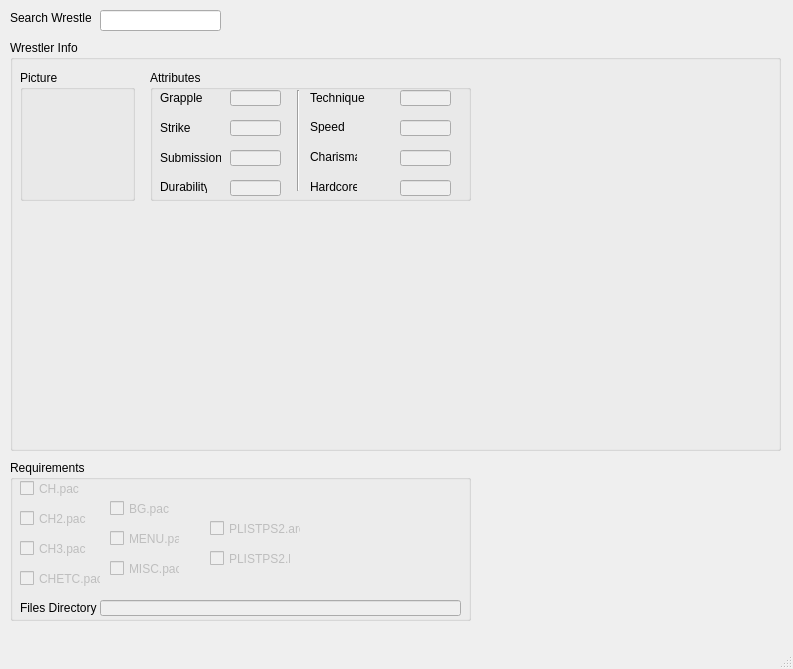
<?xml version="1.0" encoding="UTF-8"?>
<ui version="4.0">
 <class>Interface</class>
 <widget class="QMainWindow" name="Interface">
  <property name="geometry">
   <rect>
    <x>0</x>
    <y>0</y>
    <width>793</width>
    <height>669</height>
   </rect>
  </property>
  <property name="windowTitle">
   <string>Smackdown Vs Raw Editor</string>
  </property>
  <widget class="QWidget" name="centralwidget">
   <widget class="QLineEdit" name="wrestlerLineEdit">
    <property name="geometry">
     <rect>
      <x>100</x>
      <y>10</y>
      <width>121</width>
      <height>21</height>
     </rect>
    </property>
   </widget>
   <widget class="QLabel" name="wrestlerLabel">
    <property name="geometry">
     <rect>
      <x>10</x>
      <y>10</y>
      <width>81</width>
      <height>16</height>
     </rect>
    </property>
    <property name="text">
     <string>Search Wrestler</string>
    </property>
   </widget>
   <widget class="QGroupBox" name="wrestlerGroupBox">
    <property name="geometry">
     <rect>
      <x>10</x>
      <y>40</y>
      <width>771</width>
      <height>411</height>
     </rect>
    </property>
    <property name="title">
     <string>Wrestler Info</string>
    </property>
    <widget class="QGroupBox" name="imageGroupBox">
     <property name="geometry">
      <rect>
       <x>10</x>
       <y>30</y>
       <width>115</width>
       <height>131</height>
      </rect>
     </property>
     <property name="title">
      <string>Picture</string>
     </property>
     <widget class="QLabel" name="wrestlerImage">
      <property name="geometry">
       <rect>
        <x>10</x>
        <y>10</y>
        <width>100</width>
        <height>100</height>
       </rect>
      </property>
      <property name="styleSheet">
       <string notr="true">border-color: 3px solid black;</string>
      </property>
      <property name="frameShadow">
       <enum>QFrame::Plain</enum>
      </property>
      <property name="text">
       <string/>
      </property>
     </widget>
    </widget>
    <widget class="QGroupBox" name="attributesGroupBox">
     <property name="geometry">
      <rect>
       <x>140</x>
       <y>30</y>
       <width>321</width>
       <height>131</height>
      </rect>
     </property>
     <property name="title">
      <string>Attributes</string>
     </property>
     <widget class="QLabel" name="grappleLabel">
      <property name="geometry">
       <rect>
        <x>10</x>
        <y>20</y>
        <width>61</width>
        <height>16</height>
       </rect>
      </property>
      <property name="text">
       <string>Grapple</string>
      </property>
     </widget>
     <widget class="QLabel" name="strikeLabel">
      <property name="geometry">
       <rect>
        <x>10</x>
        <y>50</y>
        <width>51</width>
        <height>16</height>
       </rect>
      </property>
      <property name="text">
       <string>Strike</string>
      </property>
     </widget>
     <widget class="QLabel" name="submissionLabel">
      <property name="geometry">
       <rect>
        <x>10</x>
        <y>80</y>
        <width>61</width>
        <height>16</height>
       </rect>
      </property>
      <property name="text">
       <string>Submission</string>
      </property>
     </widget>
     <widget class="QLabel" name="durabilityLabel">
      <property name="geometry">
       <rect>
        <x>10</x>
        <y>110</y>
        <width>47</width>
        <height>13</height>
       </rect>
      </property>
      <property name="text">
       <string>Durability</string>
      </property>
     </widget>
     <widget class="Line" name="attributesLine">
      <property name="geometry">
       <rect>
        <x>140</x>
        <y>20</y>
        <width>16</width>
        <height>101</height>
       </rect>
      </property>
      <property name="orientation">
       <enum>Qt::Vertical</enum>
      </property>
     </widget>
     <widget class="QLabel" name="techniqueLabel">
      <property name="geometry">
       <rect>
        <x>160</x>
        <y>20</y>
        <width>61</width>
        <height>16</height>
       </rect>
      </property>
      <property name="text">
       <string>Technique</string>
      </property>
     </widget>
     <widget class="QLabel" name="speedLabel">
      <property name="geometry">
       <rect>
        <x>160</x>
        <y>50</y>
        <width>47</width>
        <height>13</height>
       </rect>
      </property>
      <property name="text">
       <string>Speed</string>
      </property>
     </widget>
     <widget class="QLabel" name="charismaLabel">
      <property name="geometry">
       <rect>
        <x>160</x>
        <y>80</y>
        <width>47</width>
        <height>13</height>
       </rect>
      </property>
      <property name="text">
       <string>Charisma</string>
      </property>
     </widget>
     <widget class="QLabel" name="hardcoreLabel">
      <property name="geometry">
       <rect>
        <x>160</x>
        <y>110</y>
        <width>47</width>
        <height>13</height>
       </rect>
      </property>
      <property name="text">
       <string>Hardcore</string>
      </property>
     </widget>
     <widget class="QLineEdit" name="grappleLineEdit">
      <property name="enabled">
       <bool>false</bool>
      </property>
      <property name="geometry">
       <rect>
        <x>80</x>
        <y>20</y>
        <width>51</width>
        <height>16</height>
       </rect>
      </property>
     </widget>
     <widget class="QLineEdit" name="strikeLineEdit">
      <property name="enabled">
       <bool>false</bool>
      </property>
      <property name="geometry">
       <rect>
        <x>80</x>
        <y>50</y>
        <width>51</width>
        <height>16</height>
       </rect>
      </property>
     </widget>
     <widget class="QLineEdit" name="submissionLineEdit">
      <property name="enabled">
       <bool>false</bool>
      </property>
      <property name="geometry">
       <rect>
        <x>80</x>
        <y>80</y>
        <width>51</width>
        <height>16</height>
       </rect>
      </property>
     </widget>
     <widget class="QLineEdit" name="durabilityLineEdit">
      <property name="enabled">
       <bool>false</bool>
      </property>
      <property name="geometry">
       <rect>
        <x>80</x>
        <y>110</y>
        <width>51</width>
        <height>16</height>
       </rect>
      </property>
     </widget>
     <widget class="QLineEdit" name="techniqueLineEdit">
      <property name="enabled">
       <bool>false</bool>
      </property>
      <property name="geometry">
       <rect>
        <x>250</x>
        <y>20</y>
        <width>51</width>
        <height>16</height>
       </rect>
      </property>
     </widget>
     <widget class="QLineEdit" name="speedLineEdit">
      <property name="enabled">
       <bool>false</bool>
      </property>
      <property name="geometry">
       <rect>
        <x>250</x>
        <y>50</y>
        <width>51</width>
        <height>16</height>
       </rect>
      </property>
     </widget>
     <widget class="QLineEdit" name="charismaLineEdit">
      <property name="enabled">
       <bool>false</bool>
      </property>
      <property name="geometry">
       <rect>
        <x>250</x>
        <y>80</y>
        <width>51</width>
        <height>16</height>
       </rect>
      </property>
     </widget>
     <widget class="QLineEdit" name="hardcoreLineEdit">
      <property name="enabled">
       <bool>false</bool>
      </property>
      <property name="geometry">
       <rect>
        <x>250</x>
        <y>110</y>
        <width>51</width>
        <height>16</height>
       </rect>
      </property>
     </widget>
    </widget>
   </widget>
   <widget class="QGroupBox" name="groupBox">
    <property name="geometry">
     <rect>
      <x>10</x>
      <y>460</y>
      <width>461</width>
      <height>161</height>
     </rect>
    </property>
    <property name="title">
     <string>Requirements</string>
    </property>
    <widget class="QCheckBox" name="chCheckBox">
     <property name="enabled">
      <bool>false</bool>
     </property>
     <property name="geometry">
      <rect>
       <x>10</x>
       <y>20</y>
       <width>81</width>
       <height>17</height>
      </rect>
     </property>
     <property name="text">
      <string>CH.pac</string>
     </property>
    </widget>
    <widget class="QCheckBox" name="ch2CheckBox">
     <property name="enabled">
      <bool>false</bool>
     </property>
     <property name="geometry">
      <rect>
       <x>10</x>
       <y>50</y>
       <width>70</width>
       <height>17</height>
      </rect>
     </property>
     <property name="text">
      <string>CH2.pac</string>
     </property>
    </widget>
    <widget class="QCheckBox" name="chetcCheckBox">
     <property name="enabled">
      <bool>false</bool>
     </property>
     <property name="geometry">
      <rect>
       <x>10</x>
       <y>110</y>
       <width>81</width>
       <height>17</height>
      </rect>
     </property>
     <property name="text">
      <string>CHETC.pac</string>
     </property>
    </widget>
    <widget class="QCheckBox" name="ch3CheckBox">
     <property name="enabled">
      <bool>false</bool>
     </property>
     <property name="geometry">
      <rect>
       <x>10</x>
       <y>80</y>
       <width>70</width>
       <height>17</height>
      </rect>
     </property>
     <property name="text">
      <string>CH3.pac</string>
     </property>
    </widget>
    <widget class="QCheckBox" name="bgCheckBox">
     <property name="enabled">
      <bool>false</bool>
     </property>
     <property name="geometry">
      <rect>
       <x>100</x>
       <y>40</y>
       <width>70</width>
       <height>17</height>
      </rect>
     </property>
     <property name="text">
      <string>BG.pac</string>
     </property>
    </widget>
    <widget class="QCheckBox" name="menuCheckBox">
     <property name="enabled">
      <bool>false</bool>
     </property>
     <property name="geometry">
      <rect>
       <x>100</x>
       <y>70</y>
       <width>70</width>
       <height>17</height>
      </rect>
     </property>
     <property name="text">
      <string>MENU.pac</string>
     </property>
    </widget>
    <widget class="QCheckBox" name="miscCheckBox">
     <property name="enabled">
      <bool>false</bool>
     </property>
     <property name="geometry">
      <rect>
       <x>100</x>
       <y>100</y>
       <width>70</width>
       <height>17</height>
      </rect>
     </property>
     <property name="text">
      <string>MISC.pac</string>
     </property>
    </widget>
    <widget class="QCheckBox" name="plistPs2ArcCheckBox">
     <property name="enabled">
      <bool>false</bool>
     </property>
     <property name="geometry">
      <rect>
       <x>200</x>
       <y>60</y>
       <width>91</width>
       <height>17</height>
      </rect>
     </property>
     <property name="text">
      <string>PLISTPS2.arc</string>
     </property>
    </widget>
    <widget class="QCheckBox" name="plistPs2hCheckBox">
     <property name="enabled">
      <bool>false</bool>
     </property>
     <property name="geometry">
      <rect>
       <x>200</x>
       <y>90</y>
       <width>81</width>
       <height>17</height>
      </rect>
     </property>
     <property name="text">
      <string>PLISTPS2.h</string>
     </property>
    </widget>
    <widget class="QLabel" name="directoryLabel">
     <property name="geometry">
      <rect>
       <x>10</x>
       <y>140</y>
       <width>81</width>
       <height>16</height>
      </rect>
     </property>
     <property name="text">
      <string>Files Directory :</string>
     </property>
    </widget>
    <widget class="QLineEdit" name="direcotryLineEdit">
     <property name="enabled">
      <bool>false</bool>
     </property>
     <property name="geometry">
      <rect>
       <x>90</x>
       <y>140</y>
       <width>361</width>
       <height>16</height>
      </rect>
     </property>
    </widget>
   </widget>
  </widget>
  <widget class="QMenuBar" name="menubar">
   <property name="geometry">
    <rect>
     <x>0</x>
     <y>0</y>
     <width>793</width>
     <height>21</height>
    </rect>
   </property>
  </widget>
  <widget class="QStatusBar" name="statusbar"/>
 </widget>
 <resources/>
 <connections/>
</ui>
